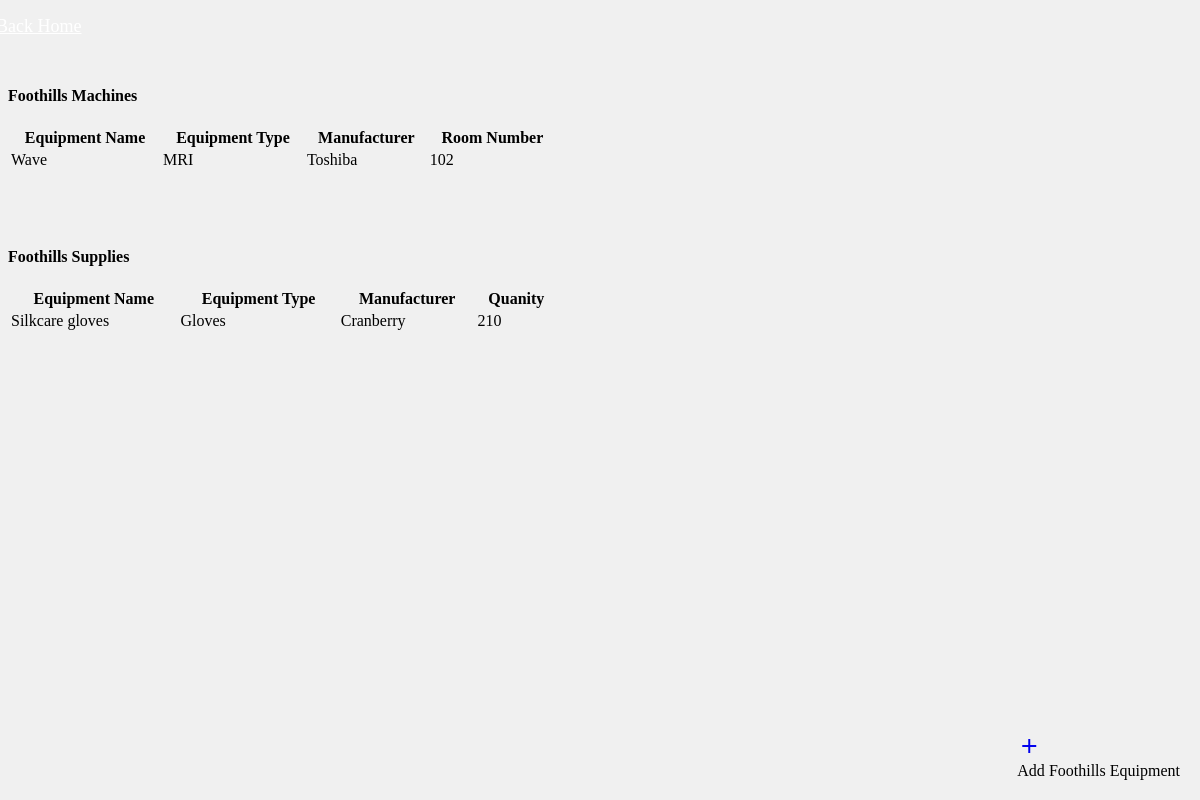
The app's page /viewequipment.php?name=Foothills with its own data.
### tables this page shows
CREATE TABLE `equipment` (
  `name` varchar(20) NOT NULL,
  `manufacturer` varchar(20) NOT NULL,
  `type` varchar(10) DEFAULT NULL,
  `hospital_name` varchar(40) NOT NULL,
  PRIMARY KEY (`name`,`hospital_name`)
);

CREATE TABLE `machine` (
  `equipment_name` varchar(40) NOT NULL,
  `hospital_name` varchar(40) NOT NULL,
  `room_number` int(11) unsigned NOT NULL,
  PRIMARY KEY (`equipment_name`,`hospital_name`,`room_number`)
);

CREATE TABLE `supplies` (
  `amount` int(11) unsigned DEFAULT NULL,
  `equipment_name` varchar(40) NOT NULL,
  `hospital_name` varchar(40) NOT NULL,
  PRIMARY KEY (`equipment_name`,`hospital_name`)
);

### viewequipment.php (the view, shortened to what this page needs)
<?php
  $con=mysqli_connect("127.0.0.1","root","", "hospitaldb");
  $hospital_name = $_GET["name"];
?>
<!DOCTYPE html>
<html>
<head>
  <link rel="stylesheet" href="styles/main.css"/>
  <link rel="stylesheet" href="https://code.getmdl.io/1.1.3/material.teal-pink.min.css" />
</head>
<body>
  <div class="mdl-layout mdl-js-layout mdl-layout--fixed-header">
  <header class="mdl-layout__header mdl-shadow--4dp">
    <div class="mdl-layout__header-row">
      <span class="mdl-layout-title">
        <a class="mdl-button mdl-js-button" style = "font-weight:400; text-transform:none; padding-left:10px; color:white; font-size:18px; vertical-align:center" href ="management.php">
        </a>
      </span>
    </div>
  </header>
  <main class="mdl-layout__content">
    <div class="mdl-grid">
    <div class = "centerit">
      <h4><?php echo $hospital_name; ?> Machines</h4>
        <?php
        $result = mysqli_query($con,"SELECT * FROM equipment JOIN machine where equipment.hospital_name = '$hospital_name' AND machine.hospital_name = '$hospital_name' AND equipment.name = machine.equipment_name ");
        echo "<table style =  'width:550px' class='mdl-data-table mdl-js-data-table mdl-shadow--3dp'>
        <tr>
        <th class='mdl-data-table__cell'>Equipment Name</th>
        <th class='mdl-data-table__cell'>Equipment Type</th>
        <th class='mdl-data-table__cell'>Manufacturer</th>
        <th class='mdl-data-table__cell'>Room Number</th>
        </tr>";
        while($row = mysqli_fetch_array($result))
        {
        echo "<tr>";
        echo "<td>" . $row['equipment_name'] . "</td>";
        echo "<td>" . $row['type'] . "</td>";
        echo "<td>" . $row['manufacturer'] . "</td>";
        echo "<td>" . $row['room_number'] . "</td>";
        echo "</tr>";
        }
        echo "</table>";
        ?>
        <br>
          <br>
            <br>
            <h4><?php echo $hospital_name; ?> Supplies</h4>
          <?php
          $result = mysqli_query($con,"SELECT * FROM equipment JOIN supplies where equipment.hospital_name = '$hospital_name' AND supplies.hospital_name = '$hospital_name' AND equipment.name = supplies.equipment_name ");
          echo "<table style = 'width:550px' class='mdl-data-table mdl-js-data-table mdl-shadow--3dp'>
          <tr>
          <th class='mdl-data-table__cell'>Equipment Name</th>
          <th class='mdl-data-table__cell'>Equipment Type</th>
          <th class='mdl-data-table__cell'>Manufacturer</th>
          <th class='mdl-data-table__cell'>Quanity</th>
          </tr>";
          while($row = mysqli_fetch_array($result))
          {
          echo "<tr>";
          echo "<td>" . $row['equipment_name'] . "</td>";
          echo "<td>" . $row['type'] . "</td>";
          echo "<td>" . $row['manufacturer'] . "</td>";
          echo "<td>" . $row['amount'] . "</td>";
          echo "</tr>";
          }
          echo "</table>";
          ?>
      </div>
    </div>
  </main>
  <div class = "cornerButton">
      <a id = "patient" href ="addequipment.php?hospital_name=<?php echo $hospital_name ?>" class="mdl-button mdl-js-button mdl-button--fab mdl-js-ripple-effect mdl-button--colored mdl-shadow--4dp">
        <i class="material-icons">add</i>
      </a>
      <div class="mdl-tooltip mdl-tooltip--large mdl-tooltip--left" for="patient">
        Add <?php echo $hospital_name?> Equipment
      </div>
  </div>
</div>
</body>
</html>

### styles/main.css (style rules this page uses)
body { background-color: #F0F0F0; }
.centerit { margin-top: 50px; margin-left: auto; margin-right: auto; }
.cornerButton { position: absolute; z-index:1; padding:20px; right:0; bottom:0; display: block; }
.mdl-button--fab { display: block; z-index:0; }

### records on screen
equipment: machine.equipment_name "Wave", type "MRI", manufacturer "Toshiba", machine.room_number "102"
equipment: supplies.equipment_name "Silkcare gloves", type "Gloves", manufacturer "Cranberry", supplies.amount "210"

### other values on screen
$hospital_name "Foothills"
